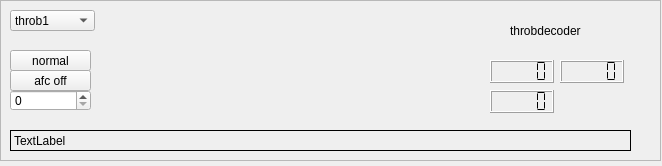
<?xml version="1.0" encoding="UTF-8"?>
<ui version="4.0">
 <class>Form</class>
 <widget class="QWidget" name="Form">
  <property name="geometry">
   <rect>
    <x>0</x>
    <y>0</y>
    <width>662</width>
    <height>166</height>
   </rect>
  </property>
  <property name="windowTitle">
   <string>Form</string>
  </property>
  <widget class="QFrame" name="frame">
   <property name="geometry">
    <rect>
     <x>0</x>
     <y>0</y>
     <width>661</width>
     <height>161</height>
    </rect>
   </property>
   <property name="frameShape">
    <enum>QFrame::StyledPanel</enum>
   </property>
   <property name="frameShadow">
    <enum>QFrame::Raised</enum>
   </property>
   <widget class="QLabel" name="label">
    <property name="geometry">
     <rect>
      <x>510</x>
      <y>20</y>
      <width>101</width>
      <height>21</height>
     </rect>
    </property>
    <property name="text">
     <string>throbdecoder</string>
    </property>
   </widget>
   <widget class="QwtPlot" name="throbscope">
    <property name="geometry">
     <rect>
      <x>130</x>
      <y>10</y>
      <width>351</width>
      <height>111</height>
     </rect>
    </property>
   </widget>
   <widget class="QLCDNumber" name="s2n_display">
    <property name="geometry">
     <rect>
      <x>490</x>
      <y>60</y>
      <width>64</width>
      <height>23</height>
     </rect>
    </property>
    <property name="segmentStyle">
     <enum>QLCDNumber::Flat</enum>
    </property>
   </widget>
   <widget class="QLCDNumber" name="metrics_display">
    <property name="geometry">
     <rect>
      <x>560</x>
      <y>60</y>
      <width>64</width>
      <height>23</height>
     </rect>
    </property>
    <property name="segmentStyle">
     <enum>QLCDNumber::Flat</enum>
    </property>
   </widget>
   <widget class="QLabel" name="throbTextbox">
    <property name="geometry">
     <rect>
      <x>10</x>
      <y>130</y>
      <width>621</width>
      <height>21</height>
     </rect>
    </property>
    <property name="frameShape">
     <enum>QFrame::Box</enum>
    </property>
    <property name="text">
     <string>TextLabel</string>
    </property>
   </widget>
   <widget class="QComboBox" name="modeSelector">
    <property name="geometry">
     <rect>
      <x>10</x>
      <y>10</y>
      <width>85</width>
      <height>21</height>
     </rect>
    </property>
    <item>
     <property name="text">
      <string>throb1</string>
     </property>
    </item>
    <item>
     <property name="text">
      <string>throb2</string>
     </property>
    </item>
    <item>
     <property name="text">
      <string>throb4</string>
     </property>
    </item>
    <item>
     <property name="text">
      <string>throbx1</string>
     </property>
    </item>
    <item>
     <property name="text">
      <string>throbx2</string>
     </property>
    </item>
   </widget>
   <widget class="QPushButton" name="reverseSwitch">
    <property name="geometry">
     <rect>
      <x>10</x>
      <y>50</y>
      <width>81</width>
      <height>21</height>
     </rect>
    </property>
    <property name="text">
     <string>normal</string>
    </property>
   </widget>
   <widget class="QLCDNumber" name="throb_ifMarker">
    <property name="geometry">
     <rect>
      <x>490</x>
      <y>90</y>
      <width>64</width>
      <height>23</height>
     </rect>
    </property>
    <property name="segmentStyle">
     <enum>QLCDNumber::Flat</enum>
    </property>
   </widget>
   <widget class="QPushButton" name="afcSwitch_button">
    <property name="geometry">
     <rect>
      <x>10</x>
      <y>70</y>
      <width>81</width>
      <height>21</height>
     </rect>
    </property>
    <property name="text">
     <string>afc off</string>
    </property>
   </widget>
   <widget class="QSpinBox" name="threshold">
    <property name="geometry">
     <rect>
      <x>10</x>
      <y>90</y>
      <width>81</width>
      <height>21</height>
     </rect>
    </property>
   </widget>
  </widget>
 </widget>
 <customwidgets>
  <customwidget>
   <class>QwtPlot</class>
   <extends>QFrame</extends>
   <header>qwt_plot.h</header>
  </customwidget>
 </customwidgets>
 <resources/>
 <connections/>
</ui>
